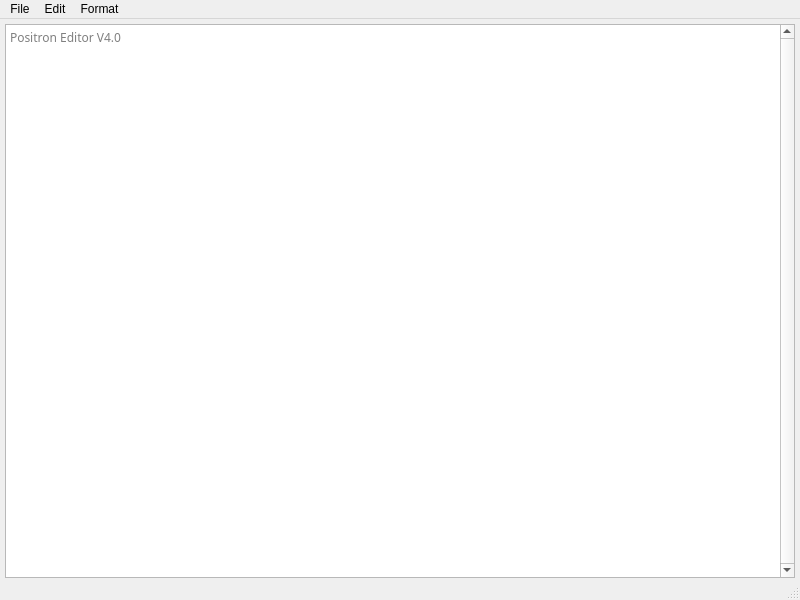
<?xml version="1.0" encoding="UTF-8"?>
<ui version="4.0">
 <class>MainWindow</class>
 <widget class="QMainWindow" name="MainWindow">
  <property name="geometry">
   <rect>
    <x>0</x>
    <y>0</y>
    <width>800</width>
    <height>600</height>
   </rect>
  </property>
  <property name="windowTitle">
   <string>Positron - Editor</string>
  </property>
  <property name="windowIcon">
   <iconset theme="text-editor">
    <normaloff>.</normaloff>.</iconset>
  </property>
  <widget class="QWidget" name="centralwidget">
   <layout class="QVBoxLayout" name="verticalLayout">
    <property name="leftMargin">
     <number>5</number>
    </property>
    <property name="topMargin">
     <number>5</number>
    </property>
    <property name="rightMargin">
     <number>5</number>
    </property>
    <property name="bottomMargin">
     <number>0</number>
    </property>
    <item>
     <layout class="QGridLayout" name="gridLayout">
      <property name="spacing">
       <number>5</number>
      </property>
      <item row="3" column="0" colspan="2">
       <widget class="QTextEdit" name="textEdit">
        <property name="font">
         <font>
          <family>Fira Code</family>
         </font>
        </property>
        <property name="verticalScrollBarPolicy">
         <enum>Qt::ScrollBarAlwaysOn</enum>
        </property>
        <property name="placeholderText">
         <string>Positron Editor V4.0</string>
        </property>
       </widget>
      </item>
     </layout>
    </item>
   </layout>
  </widget>
  <widget class="QMenuBar" name="menubar">
   <property name="geometry">
    <rect>
     <x>0</x>
     <y>0</y>
     <width>800</width>
     <height>22</height>
    </rect>
   </property>
   <widget class="QMenu" name="menuFile">
    <property name="title">
     <string>File</string>
    </property>
    <addaction name="actionOpenFile"/>
    <addaction name="actionNewFile"/>
    <addaction name="actionSaveFile"/>
    <addaction name="actionExit"/>
   </widget>
   <widget class="QMenu" name="menuEdit">
    <property name="title">
     <string>Edit</string>
    </property>
    <addaction name="actionUndo"/>
    <addaction name="actionRedo"/>
   </widget>
   <widget class="QMenu" name="menuFormat">
    <property name="title">
     <string>Format</string>
    </property>
    <addaction name="actionFormatPlain"/>
    <addaction name="actionFormatMD"/>
    <addaction name="actionFormatRich"/>
   </widget>
   <addaction name="menuFile"/>
   <addaction name="menuEdit"/>
   <addaction name="menuFormat"/>
  </widget>
  <widget class="QStatusBar" name="statusbar">
   <property name="font">
    <font>
     <family>Ubuntu Mono</family>
    </font>
   </property>
  </widget>
  <action name="actionExit">
   <property name="text">
    <string>Exit</string>
   </property>
  </action>
  <action name="actionSaveFile">
   <property name="text">
    <string>Save File</string>
   </property>
  </action>
  <action name="actionOpenFile">
   <property name="text">
    <string>Open File</string>
   </property>
  </action>
  <action name="actionUndo">
   <property name="text">
    <string>Undo</string>
   </property>
  </action>
  <action name="actionRedo">
   <property name="text">
    <string>Redo</string>
   </property>
  </action>
  <action name="actionNewFile">
   <property name="text">
    <string>New File</string>
   </property>
  </action>
  <action name="actionFormatMD">
   <property name="checkable">
    <bool>true</bool>
   </property>
   <property name="text">
    <string>Markdown</string>
   </property>
  </action>
  <action name="actionFormatPlain">
   <property name="checkable">
    <bool>true</bool>
   </property>
   <property name="checked">
    <bool>true</bool>
   </property>
   <property name="text">
    <string>Plain Text</string>
   </property>
  </action>
  <action name="actionFormatRich">
   <property name="checkable">
    <bool>true</bool>
   </property>
   <property name="text">
    <string>Rich Text</string>
   </property>
  </action>
 </widget>
 <resources/>
 <connections/>
</ui>
